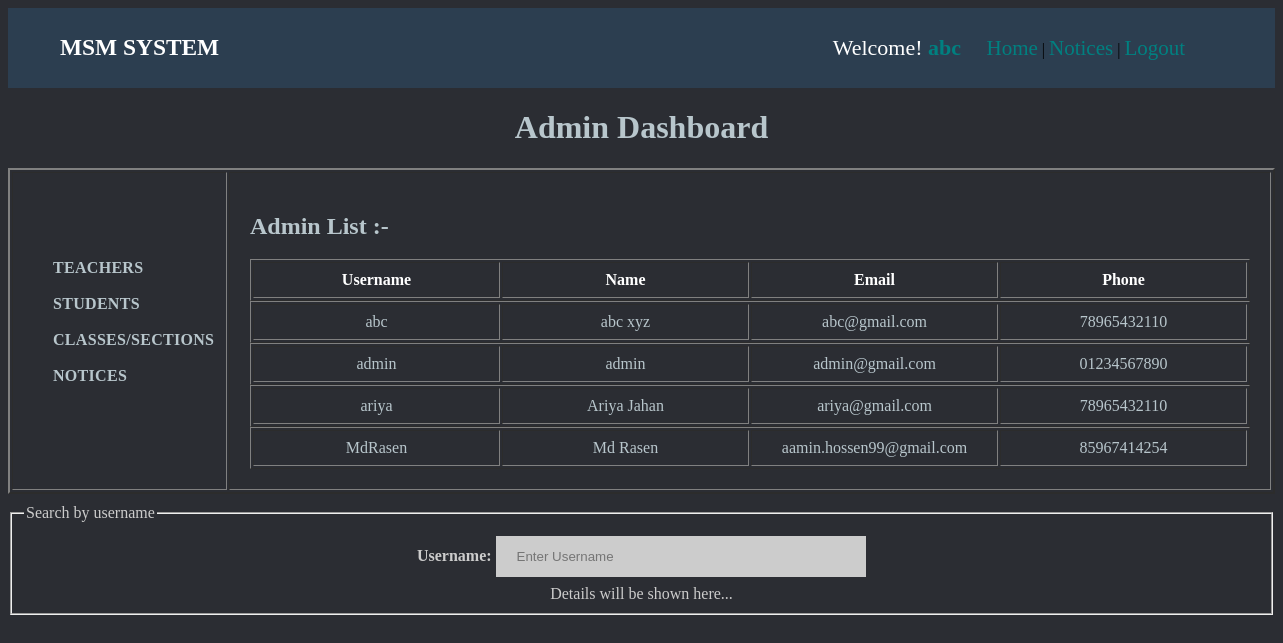
The page /views/adminHome.php (signed in) on the database its author committed.
### tables this page shows
CREATE TABLE `users` (
  `users` varchar(15) NOT NULL,
  `username` varchar(20) NOT NULL,
  `name` varchar(30) NOT NULL,
  `email` varchar(30) NOT NULL,
  `phone` varchar(11) NOT NULL,
  `dob` date NOT NULL,
  `gender` varchar(8) NOT NULL,
  `address` varchar(40) NOT NULL,
  `password` varchar(15) NOT NULL,
  `cpassword` varchar(15) NOT NULL,
  `status` varchar(20) NOT NULL
);

### views/adminHome.php (the view, shortened to what this page needs)
<!DOCTYPE html>
<html lang="en">
<head>
    <link rel="stylesheet" href="../assets/css/adminHome.css">
</head>
<body>
    <div class="top-section">
        <table style="width: 100%;">
            <tr>
                <td class="logo-title">
                    <h3><a href="#">MSM SYSTEM</a></h3>
                </td>
                <td style="width: 35%;">
                    <span class="welcome">Welcome! <span> <b>
                                <a
                                    href="admin/adminProfile.php?username=<?php echo $_COOKIE["loggedName"]; ?>"><?php echo $_COOKIE["loggedName"]; ?></a>
                            </b></span></span>
                    <span class="top-menu">
                        <a href="#">Home</a> |
                        <a href="../views/admin/adminNoticesList.php">Notices</a> |
                        <a href="../controllers/logout.php">Logout</a>
                    </span>
                </td>
            </tr>
        </table>
    </div>
    <div class="main-section">
        <center>
            <h1 style="color: #B8C6CC;">Admin Dashboard</h1>
            <table border="2" style="width: 100%;">
                <tr>
                    <td class="left-menu">
                        <a href="admin/adminTeachers.php">Teachers</a> <br> <br>
                        <a href="admin/adminStudents.php">Students</a> <br> <br>
                        <a href="admin/adminClassSections.php">Classes/Sections</a> <br> <br>
                        <a href="admin/adminNotices.php">Notices</a> <br> <br>
                    </td>
                    <td style="width: 75%; padding: 20px;">
                        <html>
                        <h2 style="color: #B8C6CC;">Admin List :-</h2>
                        <center>
                            <table border="1" class="admin-table">
                                <tr>
                                    <th style="width: 200px;">Username</th>
                                    <th style="width: 200px;">Name</th>
                                    <th style="width: 200px;">Email</th>
                                    <th style="width: 200px;">Phone</th>
                                </tr>
                            </table>
                        </center>
                        </html>
                        <?php
        $con = mysqli_connect('localhost', 'root', '', 'webtech');
        $sql = "select * from users where users = 'admin' and status = 'verified'";
        $res = mysqli_query($con, $sql);
        while($userArray = mysqli_fetch_assoc($res)){
?>
                        <html>
                        <center>
                            <table class="admin-table" border="1">
                                <tr>
                                    <td style="width: 200px;"><?=$userArray['username']?></td>
                                    <td style="width: 200px;"><?=$userArray['name']?></td>
                                    <td style="width: 200px;"><?=$userArray['email']?></td>
                                    <td style="width: 200px;"><?=$userArray['phone']?></td>
                                </tr>
                            </table>
                        </center>
                        </html>
                        <?php
                }
?>
                    </td>
                </tr>
            </table>
        </center>
    </div>
    <div class="admin-search">
        <center>
            <form action="">
                <fieldset>
                    <legend>Search by username</legend>
                    <label for="username"><b>Username:</b></label>
                    <input type="text" placeholder="Enter Username" name="username" onkeyup="showAdmin(this.value)">
                    <br>
                    <div id="txtHint">Details will be shown here...</div>
                </fieldset>
            </form>
        </center>
    </div>
</body>
</html>

### assets/css/adminHome.css (style rules this page uses)
body { background-color: #2B2D33; }
legend, label { color: #ccc; }
#txtHint { color: #ccc; }
.admin-search { padding-top: 10px; }
input { width: 30%; background-color: #ccc; padding: 12px 20px; margin: 8px 0; display: inline-block; border: 1px solid #ccc; box-sizing: border-box; }
.top-section { background-color: #2C3E50; margin: 0%; }
.logo-title { color: #B8C6CC; width: 65%; padding-left: 50px; font-size: 20px; }
.logo-title a { color: white; text-decoration: none; }
.welcome { font-size: 22px; color: white; }
.welcome a { text-decoration: none; color: #008080; }
.top-menu { padding-left: 20px; }
.top-menu a { text-decoration: none; color: #008080; font-size: 21px; }
.left-menu { width: 25%; padding: 10px; padding-left: 40px; }
.left-menu a { text-decoration: none; text-transform: uppercase; color: #B8C6CC; font-weight: 600; letter-spacing: 0.3px; }
.admin-table { width: 1000px; text-align: center; }
.admin-table th { text-align: center; padding: 8px; color: white; }
.admin-table td { text-align: center; padding: 8px; color: #B8C6CC; }

### rows shown on the page
users: username "abc", name "abc xyz", email "abc@gmail.com", phone "78965432110"
users: username "admin", name "admin", email "admin@gmail.com", phone "01234567890"
users: username "ariya", name "Ariya Jahan", email "ariya@gmail.com", phone "78965432110"
users: username "MdRasen", name "Md Rasen", email "aamin.hossen99@gmail.com", phone "85967414254"

### other values the page prints
$_COOKIE["loggedName"] "abc"
